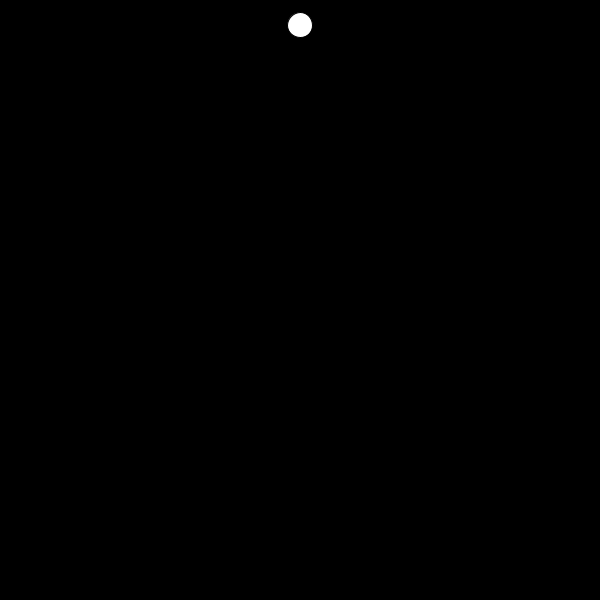
Frame 1 (no input)
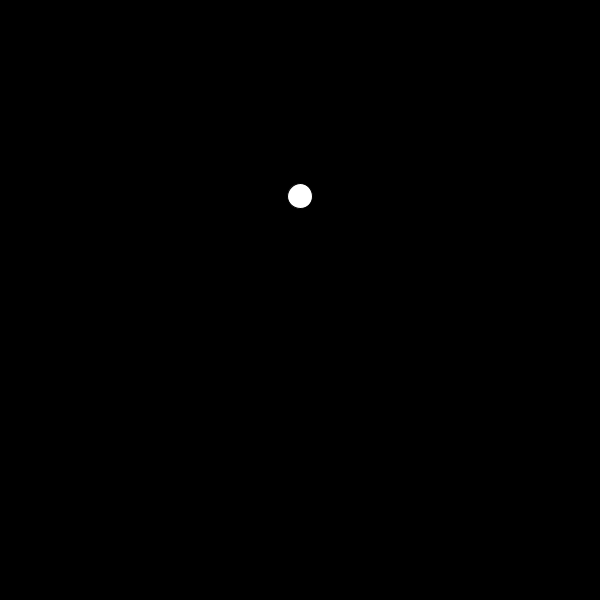
Frame 60 (the mouse pressed at the canvas centre just before this capture)
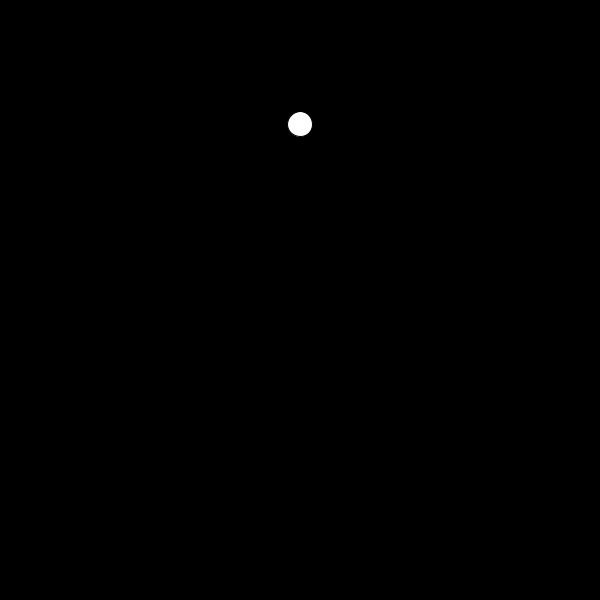
Frame 120 (the mouse held since frame 60 and released just before this capture)

The Processing sketch that drew these frames (run headless with seeded random() and noise(); from frame 60 on, the mouse is pressed at the canvas centre):

// Processing sketch: Question1
// ── Question1.pde
PVector pos, vel, accel; 
//Boolean isMoving;
void setup(){
  size(600, 600); 

  pos = new PVector(width/2, 25); 
  vel = new PVector(0,0);
  accel = new PVector(0,0.1);
  smooth(); 
}

void draw(){
  background(0); 

  ellipse(pos.x, pos.y, 25, 25); 

  if(pos.y <= height){
    pos.add(vel);
    vel.add(accel);
  }
  
  if(pos.y >= 600){
     pos.x=width/2;
     pos.y=0;
  }
}
